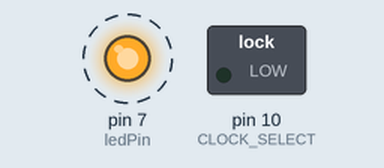
This sketch was run on a simulated Arduino Uno, built with avr-gcc and run on an emulated ATmega328P. Shown: switched loads named in the sketch (green lamp = pin HIGH), output pins drawn as LEDs (lit = HIGH). Dashed ring = blinking. Storage starts empty; what the sketch prints to the serial monitor is not drawn.

Above: at 0.2 s.
Timing chart, 0 to 3.0 s (numbered marks = the images above):
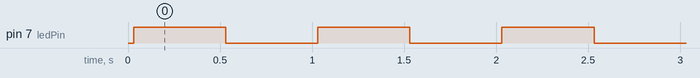

Measured:
- by itself, pin 7 (ledPin): alternates HIGH for 0.50 s and LOW for 0.50 s

The sketch:

TInterrupt2.ino
```cpp
#include <SPI.h>
#include <SD.h>

#define ledPin 7
int timer1_counter;
int counter = 0;             // ledState used to set the LED
const uint8_t CLOCK_SELECT=10;
File readme;


void setup()
{
    init_serial();
    init_sd();
    pinMode(ledPin,OUTPUT);
    initTimer1();
}


void init_sd(){
    Serial.print("Initializing SD card...");
    pinMode(CLOCK_SELECT, OUTPUT);

    if (!SD.begin(CLOCK_SELECT)) {
        Serial.println("sd card initialization failed!");
        return;
    }

    createFile();
//    readFile();


}


void initTimer1(){
    noInterrupts();           // disable all interrupts
    TCCR1A = 0;
    TCCR1B = 0;
    timer1_counter = 34286;   // preload timer 65536-16MHz/256/2Hz
    TCNT1 = timer1_counter;   // preload timer
    TCCR1B |= (1 << CS12);    // 256 prescaler
    TIMSK1 |= (1 << TOIE1);   // enable timer overflow interrupt
    interrupts();             // enable all interrupts

}

void init_serial(){
    while (!Serial) {
        ; // wait for serial port to connect. Needed for native USB port only #ifdef ?
    }
    Serial.begin(9600);
}

void loop()
{

}

ISR(TIMER1_OVF_vect)        // interrupt service routine
{
    Serial.write("ISR Begin\n");
    TCNT1 = timer1_counter;   // preload timer
    //Serial.println(digitalRead(ledPin));
    digitalWrite(ledPin,digitalRead(ledPin)^1);
    Serial.write("ISR Complete\n");
}

void readFile(){
    readme = SD.open("readme.txt");
    if (readme) {
        Serial.println("readme.txt:");

        // read from the file until there's nothing else in it:
        while (readme.available()) {
            Serial.write(readme.read());
        }
        // close the file:
        readme.close();
    } else {
        // if the file didn't open, print an error:
        Serial.println("error opening readme.txt");
    }
}


void createFile() {
    readme = SD.open("readme.txt", FILE_WRITE);
    if (readme) {
        Serial.print("Writing...");
        Serial.print("Wrote..");
        Serial.print(readme.write("Alan Ryan\n"));
        Serial.println(" chars");
        readme.flush();
        readme.close();
        Serial.println("done.");
    } else {
        // if the file didn't open, print an error:
        Serial.println("error opening test.txt");
    }
}
```
